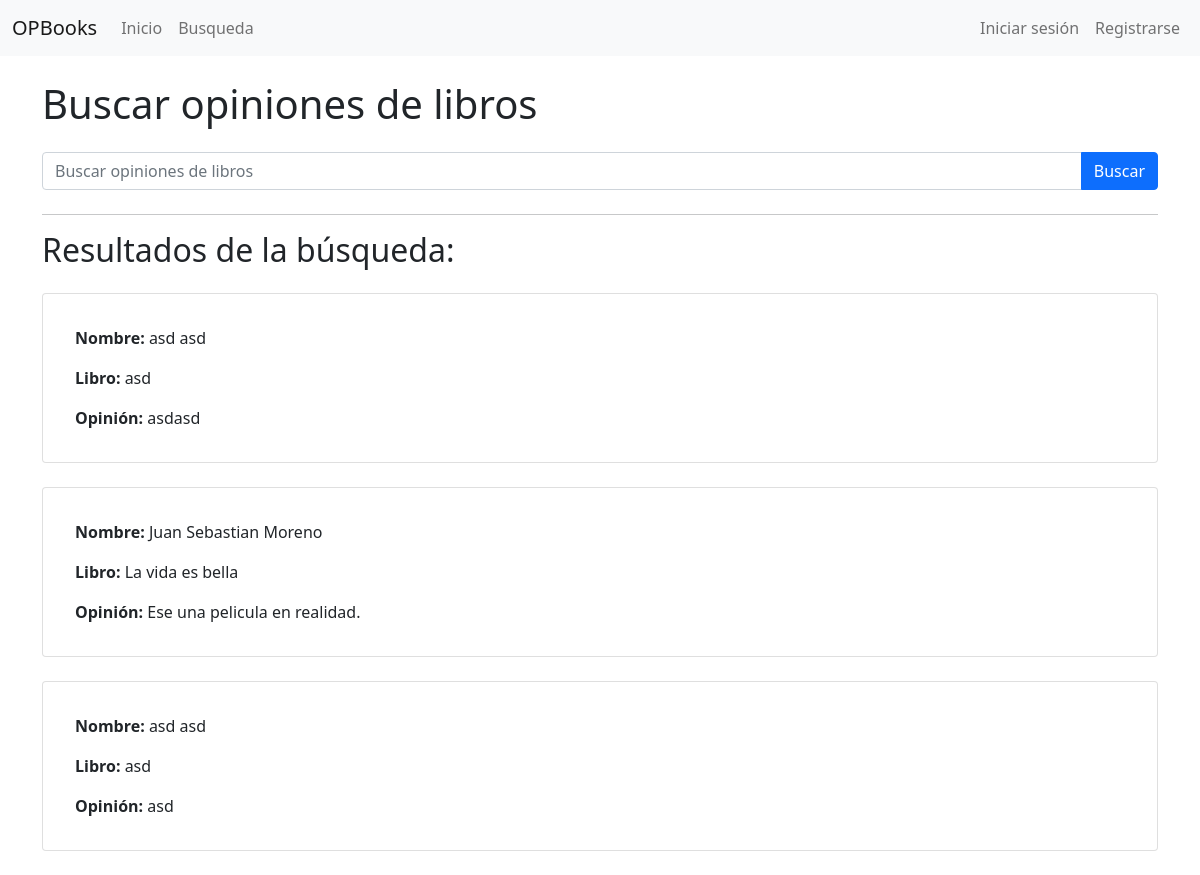
The page /busqueda/ on the database as committed earlier.
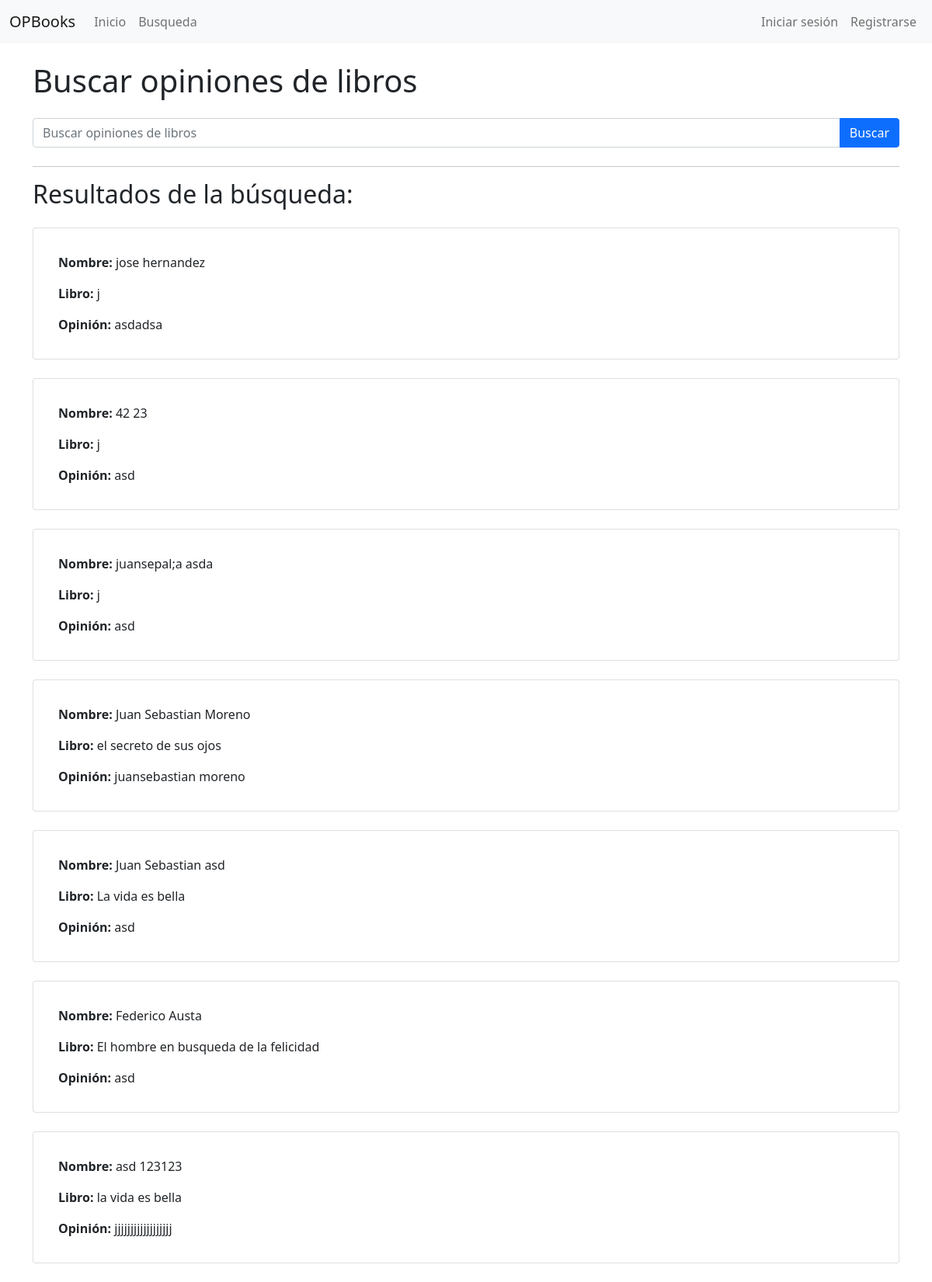
The same page on the database as committed later.
### OPBOoks/models.py (models this page shows)
class Opinion(models.Model):
    nombre = models.CharField(max_length=100)
    apellido = models.CharField(max_length=100)
    libro = models.CharField(max_length=100)
    opinion = models.TextField()

### OPBOoks/views.py (the view)
# urls.py: path('busqueda/', BusquedaView.as_view(), name='busqueda'),
class BusquedaView(View):
    def get(self, request):
        query = request.GET.get('q', '')
        opiniones = Opinion.objects.filter(Q(libro__icontains=query))
        return render(request, 'OPBOoks/busqueda.html', {'opiniones': opiniones})

### OPBOoks/templates/OPBOoks/busqueda.html
{% extends 'OPBooks/base.html' %}
{% block contenido %}
    <h1 class="mb-4">Buscar opiniones de libros</h1>
    <form method="get" class="mb-4">
        <div class="input-group">
            <input type="text" class="form-control" placeholder="Buscar opiniones de libros" name="q" value="{{ request.GET.q }}">
            <button type="submit" class="btn btn-primary">Buscar</button>
        </div>
    </form>
    <hr>
    {% if opiniones %}
        <h2 class="mb-4">Resultados de la búsqueda:</h2>
        <ul class="list-unstyled">
            {% for opinion in opiniones %}
            <li class="mb-4">
                <div class="card p-3">
                    <div class="card-body">
                        <p class="card-text"><strong>Nombre:</strong> {{ opinion.nombre }} {{ opinion.apellido }}</p>
                        <p class="card-text"><strong>Libro:</strong> {{ opinion.libro }}</p>
                        <p class="card-text"><strong>Opinión:</strong> {{ opinion.opinion }}</p>
                    </div>
                </div>
            </li>
            {% endfor %}
        </ul>
    {% else %}
        <p>No se encontraron resultados.</p>
    {% endif %}
{% endblock %}

### OPBOoks/templates/OPBOoks/base.html (shortened to what this page needs)
<!DOCTYPE html>
<html lang="en">
<head>
    <link rel="stylesheet" href="https://cdnjs.cloudflare.com/ajax/libs/twitter-bootstrap/5.0.2/css/bootstrap.min.css">
</head>
<body>
    <nav class="navbar navbar-expand-lg navbar-light bg-light">
        <div class="container-fluid">
            <a class="navbar-brand" href="#">OPBooks</a>
            <div class="collapse navbar-collapse" id="navbarNav">
                <ul class="navbar-nav">
                    <li class="nav-item">
                        <a class="nav-link" href="{% url 'index' %}">Inicio</a>
                    </li>
                    <li class="nav-item">
                        <a class="nav-link" href="{% url 'busqueda' %}">Busqueda</a>
                    </li>
                </ul>
                <ul class="navbar-nav ms-auto">
                    {% if user.is_authenticated %}
                        <li class="nav-item dropdown">
                            <a class="nav-link dropdown-toggle" href="#" id="navbarDropdown" role="button" data-bs-toggle="dropdown" aria-expanded="false">
                                {{ user.username }}
                            </a>
                            <ul class="dropdown-menu dropdown-menu-end" aria-labelledby="navbarDropdown">
                                <li><a class="dropdown-item" href="#">Mi perfil</a></li>
                                <li><a class="dropdown-item" href="#">Mis Opiniones</a></li>
                                <li><hr class="dropdown-divider"></li>
                                <li><a class="dropdown-item" href="{% url 'logout' %}">Cerrar sesión</a></li>
                            </ul>
                        </li>
                    {% else %}
                        <li class="nav-item">
                            <a class="nav-link" href="{% url 'login' %}">Iniciar sesión</a>
                        </li>
                        <li class="nav-item">
                            <a class="nav-link" href="{% url 'register' %}">Registrarse</a>
                        </li>
                    {% endif %}
                </ul>
            </div>
        </div>
    </nav>
    <div class="container my-4">
        {% block contenido %}
        {% endblock %}
    </div>
</body>
</html>

Rows that differ between the two databases and show on the page:
removed Opinion: nombre "asd", apellido "asd", libro "asd", opinion "asdasd"
removed Opinion: nombre "Juan Sebastian", apellido "Moreno", libro "La vida es bella", opinion "Ese una pelicula en realidad."
removed Opinion: nombre "asd", apellido "asd", libro "asd", opinion "asd"
added Opinion: nombre "jose", apellido "hernandez", libro "j", opinion "asdadsa"
added Opinion: nombre "42", apellido "23", libro "j", opinion "asd"
added Opinion: nombre "juansepal;a", apellido "asda", libro "j", opinion "asd"
added Opinion: nombre "Juan Sebastian", apellido "Moreno", libro "el secreto de sus ojos", opinion "juansebastian moreno"
added Opinion: nombre "Juan Sebastian", apellido "asd", libro "La vida es bella", opinion "asd"
added Opinion: nombre "Federico", apellido "Austa", libro "El hombre en busqueda de la felicidad", opinion "asd"
added Opinion: nombre "asd", apellido "123123", libro "la vida es bella", opinion "jjjjjjjjjjjjjjjjjj"
